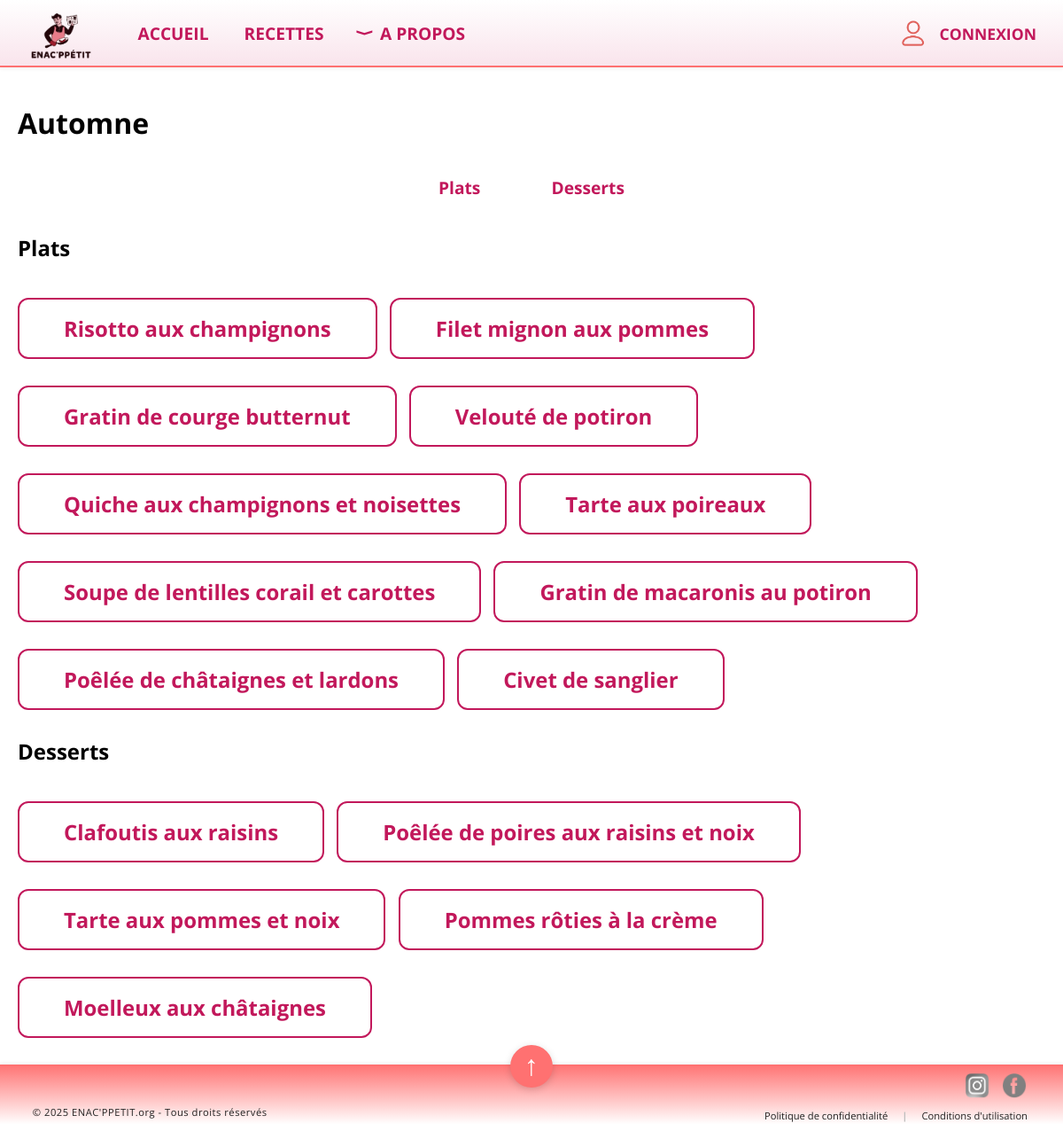
The page /automne on the database its author committed.
### tables this page shows
CREATE TABLE Recette (
    Recette_id INTEGER PRIMARY KEY,
    Title TEXT,
    Preptime INTEGER,
    Cooktime INTEGER,
    Category TEXT,
    Saison TEXT,
    Description TEXT,
    Servings INTEGER,
    Image TEXT
);

### app.py (the view)
@app.route('/automne')
def automne():
    conn = sqlite3.connect('BDD.db')
    conn.row_factory = sqlite3.Row
    plats = conn.execute("SELECT * FROM Recette WHERE saison = 'Automne' AND category = 'Plat'").fetchall()
    desserts = conn.execute("SELECT * FROM Recette WHERE saison = 'Automne' AND category = 'Dessert'").fetchall()
    conn.close()
    return render_template('automne.html', plats=plats, desserts=desserts)

### templates/automne.html (shortened to what this page needs)
{% extends "base.html" %}
{% block content %}
<h1>Automne</h1>
<div class="categories-links">
    <a href="#plats" class="lien-recettes">Plats</a>
    <a href="#desserts" class="lien-recettes">Desserts</a>
</div>
<h2 id="plats">Plats</h2>
{% if plats %}
    {% for plat in plats %}
        <div class="encadre-nom-recette">
            <a href="{{ url_for('recette', recette_id=plat['Recette_id']) }}" class="lien-recettes">{{ plat['Title'] }}</a>
        </div>
    {% endfor %}
{% else %}
    <p>Aucun plat d'automne trouvé.</p>
{% endif %}
<h2 id="desserts">Desserts</h2>
{% if desserts %}
    {% for dessert in desserts %}
        <div class="encadre-nom-recette">
            <a href="{{ url_for('recette', recette_id=dessert['Recette_id']) }}" class="lien-recettes">{{ dessert['Title'] }}</a>
        </div>
    {% endfor %}
{% else %}
    <p>Aucun dessert d'automne trouvé.</p>
{% endif %}
{% endblock %}

### static/style.css (style rules this page uses)
body { overflow-x: hidden; background: #fff; margin: 0; padding: 0; font-family: 'Open Sans', Arial, sans-serif; }
html { box-sizing: border-box; width: 100vw; overflow-x: hidden; }
*, *::before, *::after { box-sizing: inherit; }
.lien-recettes, .lien-apropos { color:#c2185b !important; font-weight: bold; font-size: 1.15em; text-decoration: none !important; background: #fff; padding: 6px 18px; border-radius: 8px; transition: background 0.2s; }
.encadre-nom-recette { background: #fff; border: 2px solid #c2185b; border-radius: 12px; padding: 16px 32px; font-size: 1.3em; font-weight: bold; display: inline-block; margin: 20px 10px 10px 0; }
.categories-links { display: flex; justify-content: center; gap: 40px; margin: 30px 0 30px 0; }
.categories-links a { font-weight: bold; color: #111; text-decoration: none; font-size: 1.2em; padding: 8px 20px; border-radius: 20px; transition: background 0.2s; }
h2[id] { scroll-margin-top: 200px; }

### rows shown on the page
Recette: Title "Risotto aux champignons"
Recette: Title "Filet mignon aux pommes"
Recette: Title "Gratin de courge butternut"
Recette: Title "Velouté de potiron"
Recette: Title "Quiche aux champignons et noisettes"
Recette: Title "Tarte aux poireaux"
Recette: Title "Soupe de lentilles corail et carottes"
Recette: Title "Gratin de macaronis au potiron"
Recette: Title "Poêlée de châtaignes et lardons"
Recette: Title "Civet de sanglier"
Recette: Title "Clafoutis aux raisins"
Recette: Title "Poêlée de poires aux raisins et noix"
Recette: Title "Tarte aux pommes et noix"
Recette: Title "Pommes rôties à la crème"
Recette: Title "Moelleux aux châtaignes"
